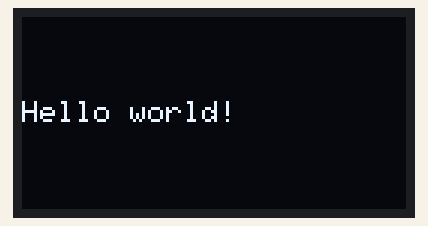
A sketch run on a simulated Arduino Uno, built with avr-gcc and run on an emulated ATmega328P. On the bench: 128×64 one-colour display.

Above: at 0.1 s.
At 2.1 s:
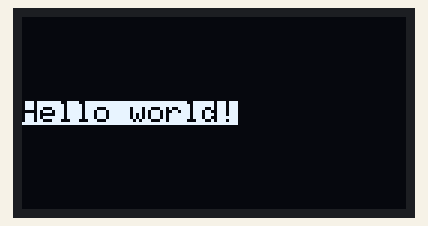
At 4.2 s:
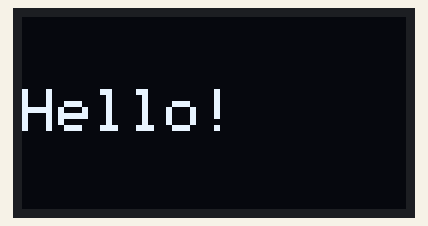
At 10.2 s:
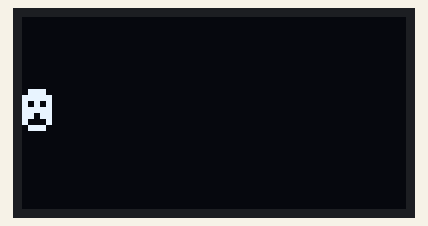
At 23.3 s:
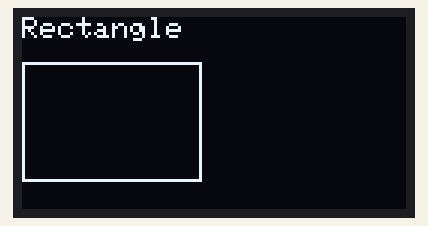
At 35.5 s:
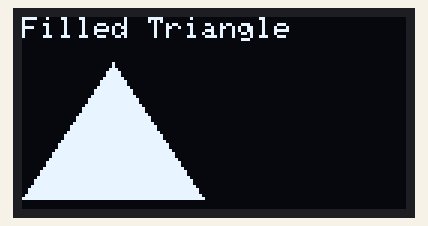

The sketch:

screen-demo.ino
```cpp
#include <SPI.h>
#include <Wire.h>
#include <Adafruit_GFX.h>
#include <Adafruit_SSD1306.h>

#define SCREEN_WIDTH 128 // OLED display width, in pixels
#define SCREEN_HEIGHT 64 // OLED display height, in pixels
#define OLED_RESET -1 // Reset pin # (or -1 if sharing Arduino reset pin)
#define SCREEN_ADDRESS 0x3C


Adafruit_SSD1306 display(SCREEN_WIDTH, SCREEN_HEIGHT, &Wire, OLED_RESET);

void setup() {
Serial.begin(9600);

// Initialize the OLED object
if (!display.begin(SSD1306_SWITCHCAPVCC, SCREEN_ADDRESS)) {
Serial.println(F("SSD1306 allocation failed"));
for (;;); // Don't proceed, loop forever
}

// Clear the buffer
display.clearDisplay();

// Display Text
display.setTextSize(1);
display.setTextColor(WHITE);
display.setCursor(0, 28);
display.println("Hello world!");
display.display();
delay(2000);
display.clearDisplay();

// Display Inverted Text
display.setTextColor(BLACK, WHITE); // 'inverted' text
display.setCursor(0, 28);
display.println("Hello world!");
display.display();
delay(2000);
display.clearDisplay();

// Changing Font Size
display.setTextColor(WHITE);
display.setCursor(0, 24);
display.setTextSize(2);
display.println("Hello!");
display.display();
delay(2000);
display.clearDisplay();

// Display Numbers
display.setTextSize(1);
display.setCursor(0, 28);
display.println(123456789);
display.display();
delay(2000);
display.clearDisplay();

// Specifying Base For Numbers
display.setCursor(0, 28);
display.print("0x");
display.print(0xFF, HEX);
display.print("(HEX) = ");
display.print(0xFF, DEC);
display.println("(DEC)");
display.display();
delay(2000);
display.clearDisplay();

// Display ASCII Characters
display.setCursor(0, 24);
display.setTextSize(2);
display.write(1);
display.display();
delay(2000);
display.clearDisplay();

// Scroll full screen
display.setCursor(0, 0);
display.setTextSize(1);
display.println("Full");
display.println("screen");
display.println("scrolling!");
display.display();
display.startscrollright(0x00, 0x07);
delay(4500);
display.stopscroll();
delay(1000);
display.startscrollleft(0x00, 0x07);
delay(4500);
display.stopscroll();
delay(1000);
display.clearDisplay();

// Draw rectangle
display.setTextSize(1);
display.setTextColor(WHITE);
display.setCursor(0, 0);
display.println("Rectangle");
display.drawRect(0, 15, 60, 40, WHITE);
display.display();
delay(2000);
display.clearDisplay();

// Draw filled rectangle
display.setCursor(0, 0);
display.println("Filled Rectangle");
display.fillRect(0, 15, 60, 40, WHITE);
display.display();
delay(2000);
display.clearDisplay();

// Draw rectangle with rounded corners
display.setCursor(0, 0);
display.println("Round Rectangle");
display.drawRoundRect(0, 15, 60, 40, 8, WHITE);
display.display();
delay(2000);
display.clearDisplay();

// Draw circle
display.setCursor(0, 0);
display.println("Circle");
display.drawCircle(20, 35, 20, WHITE);
display.display();
delay(2000);
display.clearDisplay();

// Draw filled circle
display.setCursor(0, 0);
display.println("Filled Circle");
display.fillCircle(20, 35, 20, WHITE);
display.display();
delay(2000);
display.clearDisplay();

// Draw triangle
display.setCursor(0, 0);
display.println("Triangle");
display.drawTriangle(30, 15, 0, 60, 60, 60, WHITE);
display.display();
delay(2000);
display.clearDisplay();

// Draw filled triangle
display.setCursor(0, 0);
display.println("Filled Triangle");
display.fillTriangle(30, 15, 0, 60, 60, 60, WHITE);
display.display();
delay(2000);
display.clearDisplay();
}

void loop() {
// Empty loop (optional, add code here if you want continuous operation)
}
```

Measured:
- what the display in image 1 shows lasts 2.0 s, from 2.1 s to 4.1 s
